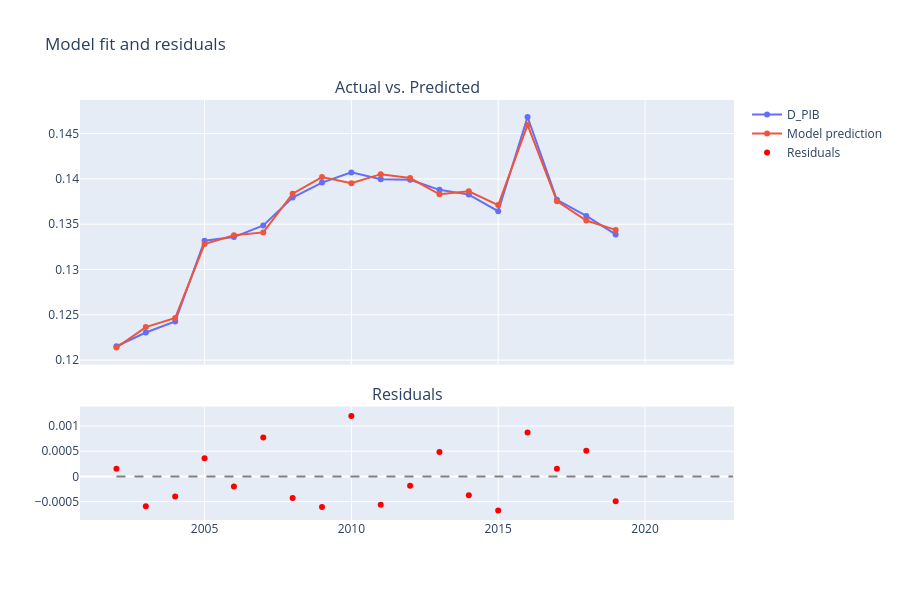

Notebook code for this chart:
### Code cell
import plotly.graph_objects as go
from plotly.subplots import make_subplots

fig = go.Figure()

# Create subplots: 2 rows, shared x-axis
fig = make_subplots(
    rows=2, cols=1,
    shared_xaxes=True,
    row_heights=[0.7, 0.3],  # Top plot 70%, bottom 30%
    vertical_spacing=0.1,
    subplot_titles=("Actual vs. Predicted", "Residuals")
)

# First scatter
fig.add_trace(go.Scatter(
    x=df['Annee'],
    y=predictor.y,
    mode='lines+markers',
    name='D_PIB'
), row=1, col=1)

# Add another scatter trace
fig.add_trace(go.Scatter(
    x=df['Annee'],
    y=evaluation['predictions'],
    mode='lines+markers',
    name='Model prediction'
), row=1, col=1)

# --- Bottom Plot: Residuals ---
fig.add_trace(go.Scatter(
    x=df['Annee'], 
    y=evaluation['residuals'],
    mode='markers',
    name='Residuals',
    marker=dict(color='red')
), row=2, col=1)

# Add a zero line for residuals
fig.add_shape(type="line", x0=df['Annee'].min(), x1=df['Annee'].max(),
              y0=0, y1=0, line=dict(dash='dash', color='gray'),
              row=2, col=1)

# Layout adjustments
fig.update_layout(height=600, title="Model fit and residuals", showlegend=True)

fig.show()

### Figure 1 — Plotly figure (JSON) as saved in the notebook; plotly's stock layout.template omitted (floating-point values rounded to 4 significant figures)
{"data": [{"mode": "lines+markers", "name": "D_PIB", "type": "scatter", "x": [2002, 2003, 2004, 2005, 2006, 2007, 2008, 2009, 2010, 2011, 2012, 2013, 2014, 2015, 2016, 2017, 2018, 2019, 2020, 2021, 2022, 2023], "xaxis": "x", "y": [0.1215, 0.1231, 0.1243, 0.1332, 0.1336, 0.1349, 0.1379, 0.1396, 0.1407, 0.14, 0.1399, 0.1388, 0.1383, 0.1364, 0.1468, 0.1377, 0.1359, 0.1339], "yaxis": "y"}, {"mode": "lines+markers", "name": "Model prediction", "type": "scatter", "x": [2002, 2003, 2004, 2005, 2006, 2007, 2008, 2009, 2010, 2011, 2012, 2013, 2014, 2015, 2016, 2017, 2018, 2019, 2020, 2021, 2022, 2023], "xaxis": "x", "y": [0.1214, 0.1236, 0.1247, 0.1328, 0.1338, 0.1341, 0.1384, 0.1402, 0.1395, 0.1405, 0.1401, 0.1383, 0.1386, 0.1371, 0.146, 0.1375, 0.1354, 0.1344], "yaxis": "y"}, {"marker": {"color": "red"}, "mode": "markers", "name": "Residuals", "type": "scatter", "x": [2002, 2003, 2004, 2005, 2006, 2007, 2008, 2009, 2010, 2011, 2012, 2013, 2014, 2015, 2016, 2017, 2018, 2019, 2020, 2021, 2022, 2023], "xaxis": "x2", "y": [0.0001536, -0.0005919, -0.0003985, 0.0003629, -0.000197, 0.0007709, -0.0004267, -0.0006045, 0.001199, -0.0005637, -0.000185, 0.0004874, -0.0003706, -0.0006772, 0.0008722, 0.0001515, 0.0005107, -0.000493], "yaxis": "y2"}], "layout": {"annotations": [{"font": {"size": 16}, "showarrow": false, "text": "Actual vs. Predicted", "x": 0.5, "xanchor": "center", "xref": "paper", "y": 1, "yanchor": "bottom", "yref": "paper"}, {"font": {"size": 16}, "showarrow": false, "text": "Residuals", "x": 0.5, "xanchor": "center", "xref": "paper", "y": 0.27, "yanchor": "bottom", "yref": "paper"}], "height": 600, "shapes": [{"line": {"color": "gray", "dash": "dash"}, "type": "line", "x0": 2002, "x1": 2023, "xref": "x2", "y0": 0, "y1": 0, "yref": "y2"}], "showlegend": true, "title": {"text": "Model fit and residuals"}, "xaxis": {"anchor": "y", "domain": [0, 1], "matches": "x2", "showticklabels": false}, "xaxis2": {"anchor": "y2", "domain": [0, 1]}, "yaxis": {"anchor": "x", "domain": [0.37, 1]}, "yaxis2": {"anchor": "x2", "domain": [0, 0.27]}}}
